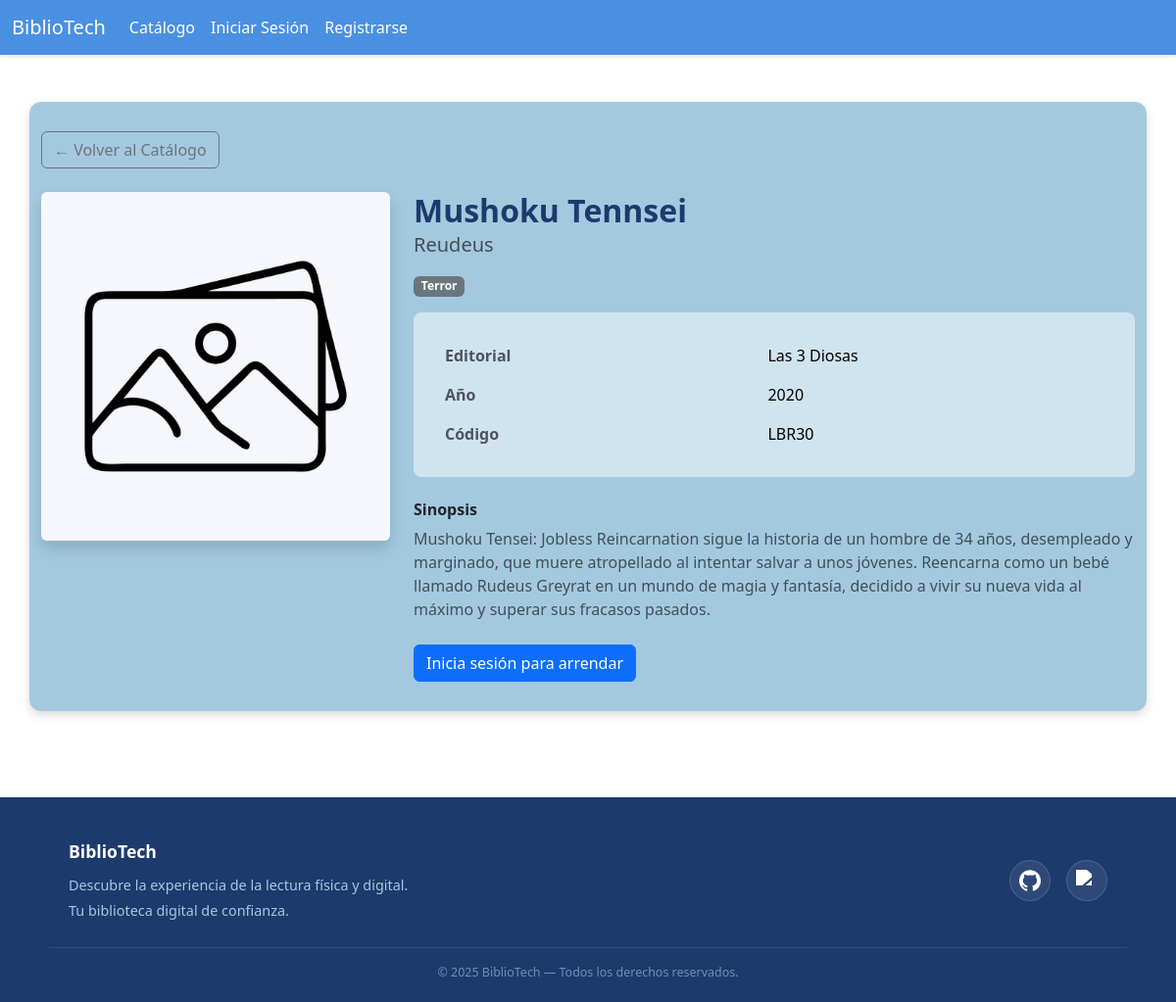
Screenshot of /libro/13/ with the database file from the repository.
### apps/libros/models.py (models this page shows, shortened)
class Libro(models.Model):
    id = models.AutoField(primary_key=True)
    id_libro = models.CharField( verbose_name="ID Libro", max_length=13, unique=True,)
    titulo = models.CharField(max_length=200)
    autor = models.CharField(max_length=100)
    editorial = models.CharField(max_length=100)
    anio = models.IntegerField(verbose_name="Año")
    stock = models.IntegerField()
    activo = models.BooleanField(default=True, verbose_name="¿Está activo?")
    categoria = models.ForeignKey(
    Categoria,
    on_delete=models.SET_NULL,
    null=True,
    blank=True,
    verbose_name="Categoría"
    )
    descripcion = models.TextField(blank=True, null=True, verbose_name="Descripción")
    class Meta:
        verbose_name = "Libro"
        verbose_name_plural = "Libros"

class Categoria(models.Model):
    nombre = models.CharField(max_length=100, unique=True, verbose_name="Nombre")
    descripcion = models.TextField(blank=True, null=True, verbose_name="Descripción")
    class Meta:
        verbose_name = "Categoría"
        verbose_name_plural = "Categorías"
        ordering = ['nombre']

### apps/libros/views.py (the view)
# urls.py: path('libro/<int:id>/', libroV.detalle_libro, name='detalle_libro'),
def detalle_libro(request, id):
    libro = get_object_or_404(Libro, id=id, activo=True)
    return render(request, 'detalleLibro.html', {'libro': libro})

### templates/detalleLibro.html (shortened to what this page needs)
{% load static %}
<!DOCTYPE html>
<html lang="es">
<head>
    <link rel="stylesheet" href="{% static 'css/style.css' %}">
    <link rel="stylesheet" href="{% static 'css/footer.css' %}">
    <link rel="stylesheet" href="{% static 'css/navbar.css' %}">
    <link href="https://cdn.jsdelivr.net/npm/bootstrap@5.3.3/dist/css/bootstrap.min.css" rel="stylesheet">
</head>
<body>
    <div id="main-container">
        <header>
            <nav class="navbar navbar-expand-lg navbar-custom">
                <div class="container-fluid">
                    <a class="navbar-brand" href="{% url 'index' %}">BiblioTech</a>
                    <div class="collapse navbar-collapse" id="navbarNavDropdown">
                        <ul class="navbar-nav me-auto">
                            <li class="nav-item">
                                <a class="nav-link" href="{% url 'catalogo' %}">Catálogo</a>
                            </li>
                            {% if user.is_authenticated %}
                            <li class="nav-item">
                                <a class="nav-link" href="{% url 'renta' %}">Solicitar Libro</a>
                            </li>
                            <li class="nav-item dropdown">
                                <a class="nav-link dropdown-toggle" href="#" role="button" data-bs-toggle="dropdown">
                                    Tablas
                                </a>
                                <ul class="dropdown-menu">
                                    <li><a class="dropdown-item" href="{% url 'tabla_libros' %}">Tabla Libros</a></li>
                                    <li><a class="dropdown-item" href="{% url 'tabla_prestamos' %}">Mis Préstamos</a>
                                    </li>
                                    {% if user.is_superuser %}
                                    <li><a class="dropdown-item" href="{% url 'tabla_usuarios' %}">Tabla Usuarios
                                            (Admin)</a></li>
                                    {% endif %}
                                </ul>
                            </li>
                            {% if user.is_superuser %}
                            <li class="nav-item dropdown">
                                <a class="nav-link dropdown-toggle" href="#" role="button" data-bs-toggle="dropdown">
                                    Gestión (Admin)
                                </a>
                                <ul class="dropdown-menu">
                                    <li><a class="dropdown-item" href="{% url 'registrar_cliente' %}">Registrar
                                            Clientes</a></li>
                                    <li><a class="dropdown-item" href="{% url 'registrar_libro' %}">Registrar Libros</a>
                                    </li>
                                </ul>
                            </li>
                            {% endif %}
                            {% else %}
                            <li class="nav-item">
                                <a class="nav-link" href="{% url 'login' %}">Iniciar Sesión</a>
                            </li>
                            <li class="nav-item">
                                <a class="nav-link" href="{% url 'registrar_cliente' %}">Registrarse</a>
                            </li>
                            {% endif %}
                        </ul>
                    </div>
                </div>
            </nav>
        </header>
        <div class="container my-5">
            <a href="{% url 'catalogo' %}" class="btn btn-outline-secondary mb-4">
                ← Volver al Catálogo
            </a>
            <div class="row g-4">
                <div class="col-md-4 text-center">
                    <img src="{% static 'image/img_defecto.jpg' %}" class="img-fluid rounded shadow"
                        alt="{{ libro.titulo }}" style="max-height: 420px; object-fit: cover;">
                </div>
                <div class="col-md-8">
                    <h2 class="fw-bold mb-1">{{ libro.titulo }}</h2>
                    <h5 class="text-muted mb-3">{{ libro.autor }}</h5>
                    {% if libro.categoria %}
                    <span class="badge bg-secondary mb-3">{{ libro.categoria.nombre }}</span>
                    {% endif %}
                    <div class="rounded-3 p-4 mb-4" style="background-color: #d0e4f0;">
                        <table class="table table-borderless mb-0" style="background-color: transparent;">
                            <tbody>
                                <tr style="background-color: transparent;">
                                    <td class="fw-semibold text-muted pe-4" style="background-color: transparent;">
                                        Editorial</td>
                                    <td style="background-color: transparent;">{{ libro.editorial }}</td>
                                </tr>
                                <tr style="background-color: transparent;">
                                    <td class="fw-semibold text-muted pe-4" style="background-color: transparent;">Año
                                    </td>
                                    <td style="background-color: transparent;">{{ libro.anio }}</td>
                                </tr>
                                <tr style="background-color: transparent;">
                                    <td class="fw-semibold text-muted pe-4" style="background-color: transparent;">
                                        Código</td>
                                    <td style="background-color: transparent;">{{ libro.id_libro }}</td>
                                </tr>
                            </tbody>
                        </table>
                    </div>
                    {% if libro.descripcion %}
                    <h6 class="fw-bold mb-2">Sinopsis</h6>
                    <p class="text-muted">{{ libro.descripcion }}</p>
                    {% endif %}
                    <div class="mt-4 d-flex gap-2">
                        {% if user.is_authenticated %}
                        {% if libro.stock > 0 %}
                        <a href="{% url 'renta' %}?libro={{ libro.id }}" class="btn btn-primary">Arrendar</a>
                        {% else %}
                        <button class="btn btn-secondary" disabled>Sin stock</button>
                        {% endif %}
                        {% else %}
                        <a href="{% url 'login' %}" class="btn btn-primary">Inicia sesión para arrendar</a>
                        {% endif %}
                    </div>
                </div>
            </div>
        </div>
        <footer class="site-footer">
            <div id="footer-container">
                <div class="footer-top">
                    <strong>BiblioTech</strong>
                    Descubre la experiencia de la lectura física y digital.<br>
                    Tu biblioteca digital de confianza.
                </div>
                <ul class="footer-links">
                    <li>
                        <a class="link" href="https://github.com/crisdev06/BiblioTech" target="_blank" rel="noreferrer"
                            title="GitHub">
                            <img class="logo" src="{% static 'icons/github.png' %}" alt="GitHub">
                        </a>
                    </li>
                    <li>
                        <a class="link" href="https://portal.inacap.cl" target="_blank" title="INACAP">
                            <img class="logo" src="{% static 'icons/inacap.png' %}" alt="INACAP">
                        </a>
                    </li>
                </ul>
            </div>
            <div class="footer-bottom">
                © 2025 BiblioTech — Todos los derechos reservados.
            </div>
        </footer>
    </div>
</body>
</html>

### static/css/style.css (style rules this page uses)
* { margin: 0; padding: 0; box-sizing: border-box; font-family: 'Segoe UI', Tahoma, Geneva, Verdana, sans-serif; text-decoration: none; }
body { background-color: #d6e4f5; color: #1d3a6d; line-height: 1.6; }
#main-container { display: grid; min-height: 100dvh; grid-template-rows: auto 1fr auto; }
.container { max-width: 1100px; margin: 30px auto; background-color: #a4c9df; padding: 30px; border-radius: 12px; box-shadow: 0 4px 10px rgba(0, 0, 0, 0.15); }
.container h2 { color: #1d3a6d; margin-bottom: 20px; }

### static/css/footer.css (style rules this page uses)
.site-footer { background-color: #1d3a6d; color: #a4c9df; padding: 40px 0 20px; margin-top: 40px; }
#footer-container { max-width: 1100px; margin: 0 auto; padding: 0 20px; display: grid; grid-template-columns: 1fr auto; align-items: center; gap: 20px; }
.footer-top { font-size: 0.9rem; line-height: 1.8; color: #a4c9df; }
.footer-top strong { color: #ffffff; font-size: 1.1rem; display: block; margin-bottom: 6px; }
.footer-links { list-style: none; display: flex; justify-content: flex-end; align-items: center; gap: 16px; margin: 0; padding: 0; }
.footer-links .link { display: flex; align-items: center; justify-content: center; width: 42px; height: 42px; border-radius: 50%; background-color: rgba(255, 255, 255, 0.08); border: 1px solid rgba(255, 255, 255, 0.15); transition: background 0.2s, transform 0.2s; }
.footer-links .logo { width: 22px; height: 22px; filter: brightness(0) invert(1); }
.footer-bottom { text-align: center; font-size: 0.78rem; color: rgba(164, 201, 223, 0.6); margin-top: 24px; padding-top: 16px; border-top: 1px solid rgba(255, 255, 255, 0.1); max-width: 1100px; margin-left: auto; margin-right: auto; padding-left: 20px; padding-right: 20px; }

### static/css/navbar.css (style rules this page uses)
.navbar-custom { background-color: #4a90e2; box-shadow: 0 2px 4px rgba(0, 0, 0, 0.1); }
.navbar-custom .navbar-brand, .navbar-custom .nav-link, .navbar-custom .dropdown-toggle { color: #ffffff; transition: color 0.3s ease; }

### rows the page displays
Libro: titulo "Mushoku Tennsei", autor "Reudeus", categoria.nombre "Terror", editorial "Las 3 Diosas", anio "2020", id_libro "LBR30", descripcion "Mushoku Tensei: Jobless Reincarnation sigue la historia de un hombre de 34 años, desempleado y marginado, que muere atropellado al intentar salvar a unos jóvenes. Reencarna como un bebé llamado Rudeus Greyrat en un mundo de magia y fantasía, decidido a vivir su nueva vida al máximo y superar sus fracasos pasados."
